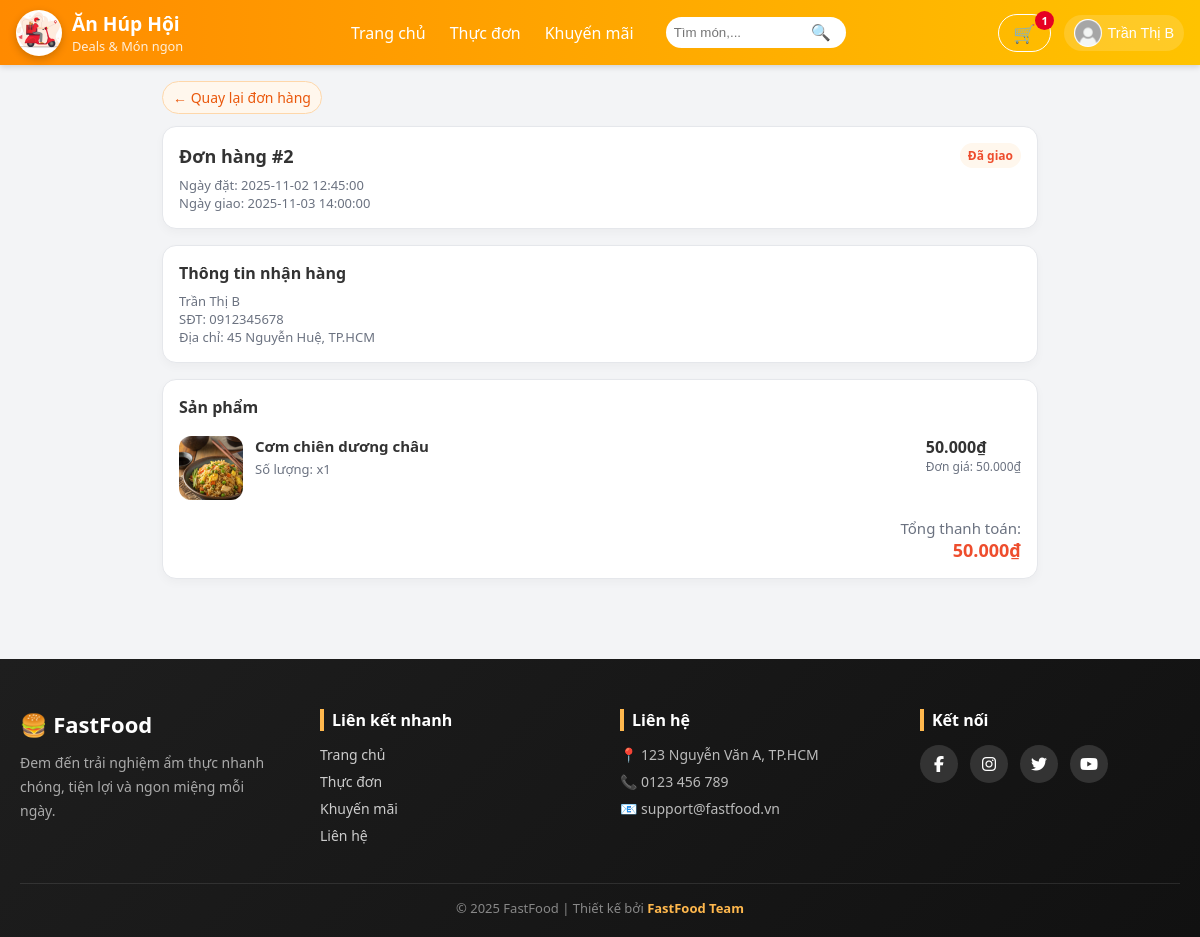
Page /pages/orderdetails.php?madh=2 (signed in) on the earlier database version.
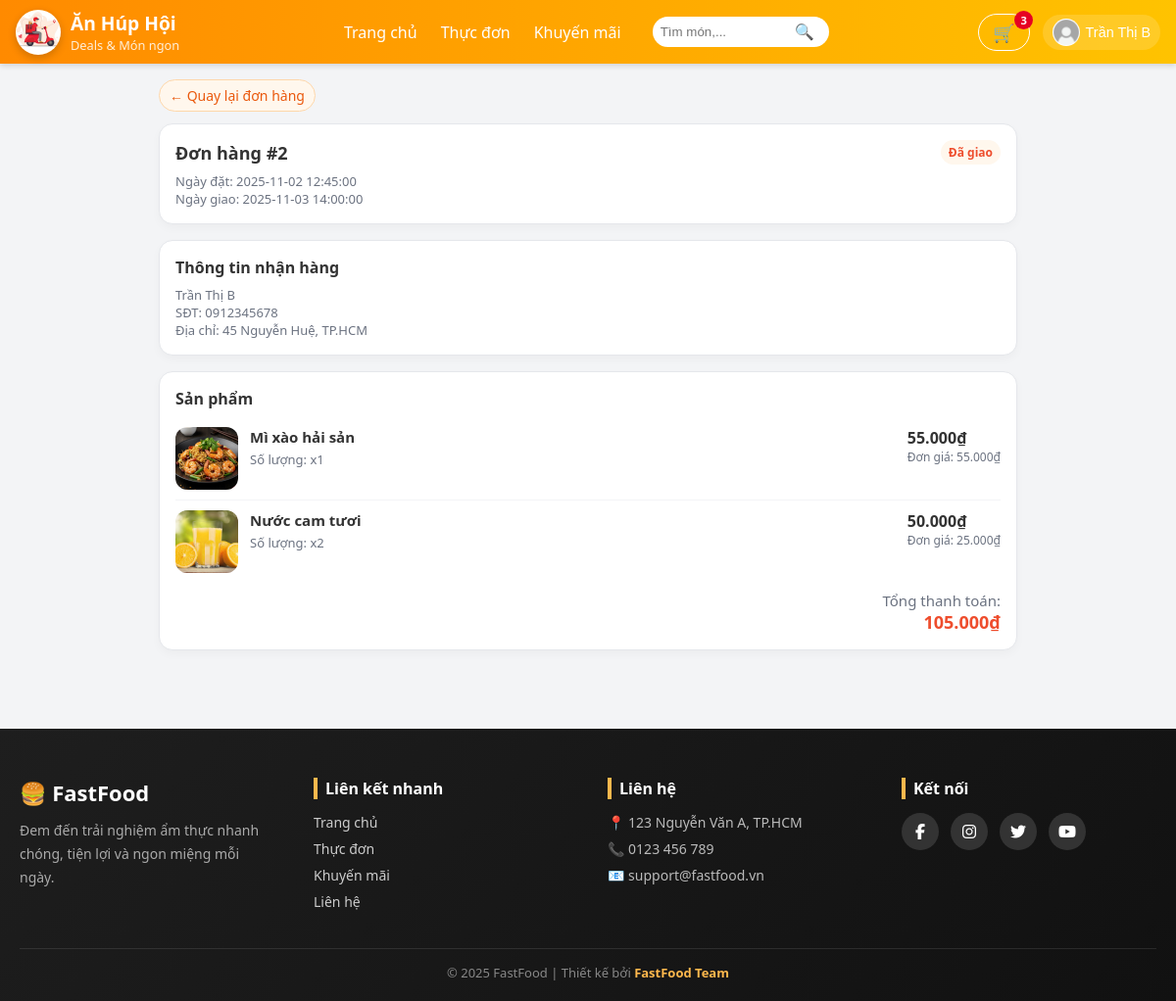
Same page on the later database version.
### tables this page shows
CREATE TABLE Users (
  UID INT AUTO_INCREMENT PRIMARY KEY,
  Hoten VARCHAR(100) NOT NULL,
  Taikhoan VARCHAR(50) UNIQUE NOT NULL,
  Matkhau VARCHAR(100) NOT NULL,           
  Email VARCHAR(100) UNIQUE,
  DienthoaiKH VARCHAR(15),
  DiachiKH VARCHAR(255),
  Ngaysinh DATE,
  Role ENUM('khach','nhanvien','admin')    
      NOT NULL
      DEFAULT 'khach'
);

CREATE TABLE Donhang (
  MaDH INT AUTO_INCREMENT PRIMARY KEY,
  TinhtrangDH VARCHAR(50)
    NOT NULL
    DEFAULT 'Đang xử lý',
  Ngaydat DATETIME DEFAULT NOW(),
  Ngaygiao DATETIME NULL,
  UID INT,
  CONSTRAINT fk_donhang_Users
    FOREIGN KEY (UID) REFERENCES Users(UID)
);

CREATE TABLE Chitietdonhang (
  MaCTDH INT AUTO_INCREMENT PRIMARY KEY,
  MaDH INT,
  Mamon INT,
  Soluong INT NOT NULL,
  Dongia DECIMAL(10,2) NOT NULL,
  FOREIGN KEY (MaDH) REFERENCES Donhang(MaDH),
  FOREIGN KEY (Mamon) REFERENCES Monan(Mamon)
);

CREATE TABLE Monan (
  Mamon INT AUTO_INCREMENT PRIMARY KEY,
  Tenmon VARCHAR(100) NOT NULL,
  Giaban DECIMAL(10,2) NOT NULL,
  Giagoc DECIMAL(10,2) NOT NULL,
  Noidung VARCHAR(500),
  Anh VARCHAR(255),
  Maloai INT,
  FOREIGN KEY (Maloai) REFERENCES Loaimonan(Maloai)
);

### pages/orderdetails.php (the view, shortened to what this page needs)
<?php
require_once __DIR__ . '/../database/db.php';
$uid  = (int)$_SESSION['user_id'];
$madh = isset($_GET['madh']) ? (int)$_GET['madh'] : 0;
$sqlOrder = "
SELECT
    d.MaDH,
    d.TinhtrangDH,
    d.Ngaydat,
    d.Ngaygiao,
    u.Hoten,
    u.DienthoaiKH,
    u.DiachiKH
FROM Donhang d
JOIN Users u ON d.UID = u.UID
WHERE d.MaDH = ? AND d.UID = ?
LIMIT 1
";
$stmt = $conn->prepare($sqlOrder);
$stmt->bind_param("ii", $madh, $uid);
$stmt->execute();
$result = $stmt->get_result();
$order = $result->fetch_assoc();
$sqlItems = "
SELECT
    m.Tenmon,
    m.Anh,
    c.Soluong,
    c.Dongia,
    (c.Soluong * c.Dongia) AS ThanhTien
FROM Chitietdonhang c
JOIN Monan m ON c.Mamon = m.Mamon
WHERE c.MaDH = ?
";
$stmt2 = $conn->prepare($sqlItems);
$stmt2->bind_param("i", $madh);
$stmt2->execute();
$itemsRs = $stmt2->get_result();
$items = [];
$totalAmount = 0;
while ($row = $itemsRs->fetch_assoc()) {
    $items[] = $row;
    $totalAmount += $row['ThanhTien'];
}
?>
<!DOCTYPE html>
<html lang="vi">
<head>
  <link rel="stylesheet" href="/assets/css/orderdetails.css">
</head>
<body>
  <?php include __DIR__ . '/../includes/header.php'; ?>
  <div class="container">
    <a href="orders.php" class="back-link">← Quay lại đơn hàng</a>
    <div class="card" style="margin-top: 12px;">
      <div class="card-header">
        <h2>Đơn hàng #<?php echo (int)$order['MaDH']; ?></h2>
        <span class="order-status">
          <?php echo htmlspecialchars($order['TinhtrangDH']); ?>
        </span>
      </div>
      <div class="muted">
        Ngày đặt: <?php echo htmlspecialchars($order['Ngaydat']); ?><br>
        <?php if (!empty($order['Ngaygiao'])): ?>
          Ngày giao: <?php echo htmlspecialchars($order['Ngaygiao']); ?><br>
        <?php endif; ?>
      </div>
    </div>
    <div class="card">
      <h3 style="margin-top:0;margin-bottom:8px;font-size:16px;">Thông tin nhận hàng</h3>
      <div class="muted">
        <?php echo htmlspecialchars($order['Hoten']); ?><br>
        SĐT: <?php echo htmlspecialchars($order['DienthoaiKH'] ?? ''); ?><br>
        Địa chỉ: <?php echo htmlspecialchars($order['DiachiKH'] ?? ''); ?>
      </div>
    </div>
    <div class="card">
      <h3 style="margin-top:0;margin-bottom:8px;font-size:16px;">Sản phẩm</h3>
      <div class="items-list">
        <?php foreach ($items as $it): ?>
          <div class="item-row">
            <img src="<?php echo "../../" . htmlspecialchars($it['Anh'] ?? 'assets/img/default.jpg'); ?>"
                 alt="Ảnh món"
                 class="item-img">
            <div class="item-info">
              <div class="item-name"><?php echo htmlspecialchars($it['Tenmon']); ?></div>
              <div class="item-meta">
                Số lượng: x<?php echo (int)$it['Soluong']; ?>
              </div>
            </div>
            <div class="item-price">
              <?php echo number_format($it['ThanhTien'], 0, ',', '.'); ?>₫
              <span>
                Đơn giá: <?php echo number_format($it['Dongia'], 0, ',', '.'); ?>₫
              </span>
            </div>
          </div>
        <?php endforeach; ?>
      </div>
      <div class="total-box">
        <span class="total-label">Tổng thanh toán:</span>
        <div class="total-value">
          <?php echo number_format($totalAmount, 0, ',', '.'); ?>₫
        </div>
      </div>
    </div>
  </div>
  <?php include __DIR__ . '/../includes/footer.php'; ?>
</body>
</html>

### includes/header.php (shortened to what this page needs)
<?php
$userInfo = null;
if (!empty($_SESSION['user_id']) && isset($conn)) {
  $uid = intval($_SESSION['user_id']);
  $sql = "SELECT UID AS id, Hoten AS username, Email AS email, '' AS avatar FROM Users WHERE UID = ?";
  if ($stmt = $conn->prepare($sql)) {
    $stmt->bind_param("i", $uid);
    $stmt->execute();
    $res = $stmt->get_result();
    if ($res && $res->num_rows > 0) {
      $userInfo = $res->fetch_assoc();
    }
  }
}
$cartCount = 0;
if (!empty($_SESSION['user_id']) && isset($conn)) {
  $uid = intval($_SESSION['user_id']);
    $sql = "SELECT SUM(Soluong) AS total FROM Giohang WHERE UID = ?";
    if ($stmt = $conn->prepare($sql)) {
        $stmt->bind_param("i", $uid);
        $stmt->execute();
        $res = $stmt->get_result();
        if ($res && $row = $res->fetch_assoc()) {
            $cartCount = $row['total'];
        }
    }
}
$cssPath = "/assets/css/header.css";
$logo    = '/assets/img/logo.jpg';
$logo_check = $_SERVER['DOCUMENT_ROOT'] . '/assets/img/logo.jpg';
$avatarDefault = "/assets/img/default-avatar.jpg";
?>
<!doctype html>
<html lang="vi">
<head>
  <link rel="stylesheet" href="<?php echo htmlspecialchars($cssPath); ?>">
</head>
<body>
<header class="site-header" role="banner">
  <div class="header-inner">
    <div class="header-left">
      <a href="/index.php" class="brand-link">
        <?php if (file_exists($logo_check)): ?>
          <img src="<?php echo $logo; ?>" alt="Logo" class="brand-logo">
        <?php else: ?>
          <div class="brand-icon">🍜</div>
        <?php endif; ?>
        <div class="brand-text">
          <span class="brand-name">Ăn Húp Hội</span>
          <small class="brand-slogan">Deals &amp; Món ngon</small>
        </div>
      </a>
    </div>
    <div class="header-center">
      <nav class="main-nav" aria-label="Primary navigation">
        <ul class="nav-list">
          <li><a href="/index.php">Trang chủ</a></li>
          <li><a href="/pages/menu.php">Thực đơn</a></li>
          <li><a href="/pages/deals.php">Khuyến mãi</a></li>
        </ul>
      </nav>
      <div class="search-wrap">
        <input id="header-search" class="search-input" type="search" placeholder="Tìm món,..." aria-label="Tìm kiếm">
        <button id="search-btn" class="search-btn" aria-label="Tìm">🔍</button>
      </div>
    </div>
    <div class="header-right">
      <div class="action-item">
        <a href="/pages/cart.php" class="btn-ghost cart-btn" aria-label="Giỏ hàng">
          🛒
          <?php if ( $cartCount > 0): ?>
            <span class="badge" id="cartBadge"><?php echo $cartCount; ?></span>
          <?php endif; ?>
        </a>
      </div>
      <div class="action-item dropdown" id="accountWrap">
        <?php if ($userInfo): ?>
          	<button id="accountBtn" class="account-btn" aria-haspopup="true" aria-expanded="false">
            <img class="avatar" src="<?php echo (!empty($userInfo['avatar']) && file_exists($userInfo['avatar'])) ? htmlspecialchars($userInfo['avatar']) : $avatarDefault; ?>" alt="avatar">
            <div>
              <span class="username"><?php echo htmlspecialchars($userInfo['username']); ?></span>
            </div>
          </button>
        <?php else: ?>
          <a href="/pages/login.php" class="btn btn-primary">Đăng nhập</a>
        <?php endif; ?>
      </div>
    </div>
  </div>
</header>
</body>
</html>

### includes/footer.php (shortened to what this page needs)
<footer class="site-footer">
  <div class="footer-container">
    <div class="footer-col brand">
      <h2>🍔 FastFood</h2>
      <p>Đem đến trải nghiệm ẩm thực nhanh chóng, tiện lợi và ngon miệng mỗi ngày.</p>
    </div>
    <div class="footer-col">
      <h4>Liên kết nhanh</h4>
      <ul>
        <li><a href="index.php">Trang chủ</a></li>
        <li><a href="menu.php">Thực đơn</a></li>
        <li><a href="deals.php">Khuyến mãi</a></li>
        <li><a href="contact.php">Liên hệ</a></li>
      </ul>
    </div>
    <div class="footer-col">
      <h4>Liên hệ</h4>
      <ul class="contact-info">
        <li>📍 123 Nguyễn Văn A, TP.HCM</li>
        <li>📞 0123 456 789</li>
        <li>📧 support@fastfood.vn</li>
      </ul>
    </div>
    <div class="footer-col">
      <h4>Kết nối</h4>
      <div class="social-links">
        <a href="#"><i class="fab fa-facebook-f"></i></a>
        <a href="#"><i class="fab fa-instagram"></i></a>
        <a href="#"><i class="fab fa-twitter"></i></a>
        <a href="#"><i class="fab fa-youtube"></i></a>
      </div>
    </div>
  </div>
  <div class="footer-bottom">
    <p>&copy; <?php echo date("Y"); ?> FastFood | Thiết kế bởi <span>FastFood Team</span></p>
  </div>
</footer>
<link rel="stylesheet" href="https://cdnjs.cloudflare.com/ajax/libs/font-awesome/6.5.0/css/all.min.css">
<link rel="stylesheet" href="/assets/css/footer.css">

### assets/css/orderdetails.css (style rules this page uses)
:root { --primary: #f97316; --primary-dark: #ea580c; --primary-soft: #fff7ed; --border-soft: #e5e7eb; --text-main: #111827; --text-sub: #6b7280; --bg-page: #f3f4f6; }
body { margin: 0; font-family: system-ui, -apple-system, "Segoe UI", Roboto, Arial, sans-serif; background: var(--bg-page); color: var(--text-main); }
.container { max-width: 900px; margin: 16px auto 32px; padding: 0 12px 24px; }
.card { background: #ffffff; border-radius: 14px; padding: 16px; border: 1px solid var(--border-soft); box-shadow: 0 4px 10px rgba(0,0,0,0.03); margin-bottom: 16px; }
.card-header { display: flex; justify-content: space-between; align-items: center; gap: 8px; margin-bottom: 8px; flex-wrap: wrap; }
.card-header h2 { margin: 0; font-size: 18px; }
.order-status { font-size: 12px; font-weight: 600; padding: 4px 8px; border-radius: 999px; background: var(--primary-soft); color: #EE4D2D; white-space: nowrap; }
.muted { color: var(--text-sub); font-size: 13px; }
.items-list { margin-top: 8px; }
.item-row { display: flex; gap: 12px; padding: 10px 0; border-bottom: 1px solid #f3f4f6; }
.item-row:last-child { border-bottom: none; }
.item-img { width: 64px; height: 64px; border-radius: 0.75rem; object-fit: cover; }
.item-info { flex: 1; min-width: 0; }
.item-name { font-size: 15px; font-weight: 600; margin-bottom: 4px; }
.item-meta { font-size: 13px; color: var(--text-sub); }
.item-price { white-space: nowrap; font-weight: 600; }
.item-price span { display: block; font-size: 12px; color: var(--text-sub); font-weight: 400; }
.total-box { text-align: right; font-size: 15px; margin-top: 8px; }
.total-label { color: var(--text-sub); }
.total-value { font-size: 18px; font-weight: 700; color: #EE4D2D; }
.back-link { display: inline-flex; align-items: center; gap: 4px; text-decoration: none; font-size: 14px; color: var(--primary-dark); padding: 6px 10px; border-radius: 999px; background: #fff7ed; border: 1px solid #fed7aa; }

### assets/css/header.css (style rules this page uses)
* { box-sizing: border-box; margin: 0; padding: 0; }
body { font-family: "Segoe UI", Roboto, Arial, sans-serif; color: #333; }
.site-header { position: sticky; top: 0; width: 100%; z-index: 1000; background: linear-gradient(90deg, #ff8a00, #ffc300); box-shadow: 0 2px 6px rgba(0,0,0,0.15); }
.header-inner { max-width: 1280px; margin: 0 auto; padding: 0.6rem 1rem; display: flex; align-items: center; justify-content: space-between; }
.brand-link { display: flex; align-items: center; gap: 10px; text-decoration: none; color: #fff; }
.brand-logo { width: 46px; height: 46px; border-radius: 50%; object-fit: cover; box-shadow: 0 3px 8px rgba(0,0,0,0.2); }
.brand-text { display: flex; flex-direction: column; }
.brand-name { font-size: 1.2rem; font-weight: bold; }
.brand-slogan { font-size: 0.8rem; opacity: 0.85; }
.header-center { flex: 1; display: flex; align-items: center; justify-content: center; gap: 2rem; }
.main-nav .nav-list { list-style: none; display: flex; gap: 1.5rem; }
.main-nav .nav-list a { color: #fff; text-decoration: none; font-weight: 500; transition: opacity 0.2s; }
.search-wrap { position: relative; display: flex; align-items: center; }
.search-input { padding: 0.5rem 2.5rem 0.5rem 0.5rem; border-radius: 20px; border: none; outline: none; width: 180px; transition: width 0.3s; }
.search-btn { margin-left: -35px; background: none; border: none; cursor: pointer; font-size: 1rem; }
.header-right { display: flex; align-items: center; gap: 0.8rem; }
.action-item { text-decoration: none; position: relative; }
.btn-ghost { text-decoration: none; position: relative; background: rgba(255,255,255,0.15); border: none; color: #fff; font-size: 18px; width: 40px; height: 40px; border-radius: 50%; cursor: pointer; display: flex; align-items: center; justify-content: center; transition: background .25s, transform .2s; }
.badge { position: absolute; top: -4px; right: -4px; background: #e60023; color: #fff; font-size: 0.7rem; font-weight: bold; padding: 2px 6px; border-radius: 12px; }
.account-btn { display: flex; align-items: center; gap: 6px; padding: 4px 10px; background: rgba(255,255,255,0.15); border: none; border-radius: 20px; cursor: pointer; color: #fff; transition: background 0.2s; }
.avatar { width: 28px; height: 28px; border-radius: 50%; object-fit: cover; }
.username { font-size: 0.9rem; font-weight: 500; }
.btn-ghost { background: transparent; border: 1px solid #fff; color: #fff; width: auto; height: auto; padding: 6px 14px; border-radius: 20px; }

Differences in the rows shown:
changed chitietdonhang: Mamon.Anh: a different picture; Mamon.Tenmon "Cơm chiên dương châu" → "Mì xào hải sản"; ThanhTien "50.000" → "55.000"; Dongia "50.000" → "55.000"
now on this page (row edited): chitietdonhang: Mamon.Anh (picture), Mamon.Tenmon "Nước cam tươi", Soluong "2", ThanhTien "50.000", Dongia "25.000"
Other differences:
$cartCount: "1" → "3"
$totalAmount: "50.000" → "105.000"
